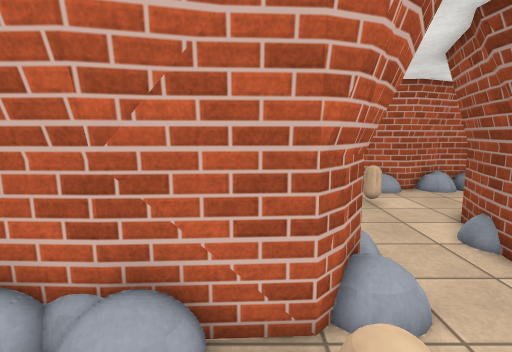
[1] (above)

15 first-person views from a walk through a Unity game level. The camera is 1.5 m above the floor, tilts 8° down and sees 80° across. The floor is counted in squares, 0.5 m on a side. Each view is taken from the middle of a square. On the plan, view 1 faces up. The plan holds only what a view shows up to about 20 squares ahead; the rest is blank. The place goes on beyond the plan. The player is left out. Door leaves are left out, so doorways stand open. Surface patterns are stand-ins for the level's own textures.

[2]
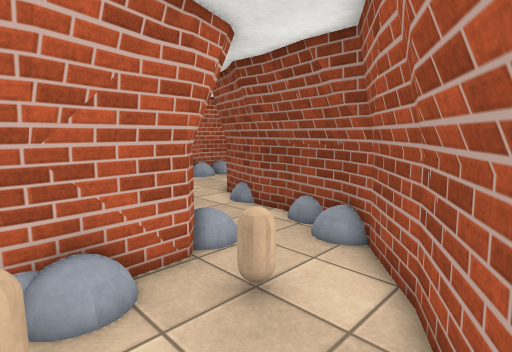

[3]
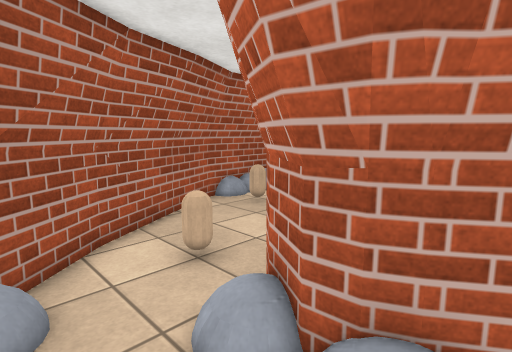

[4]
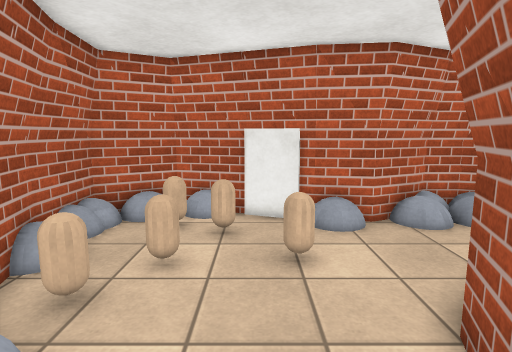

[5]
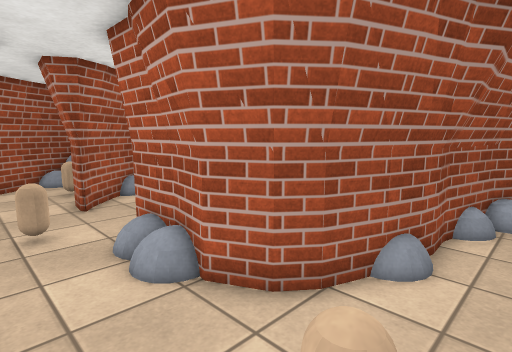

[6]
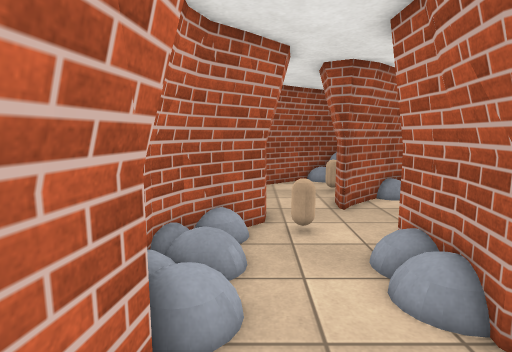

[7]
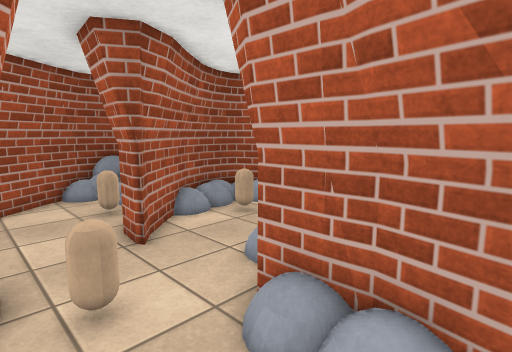

[8]
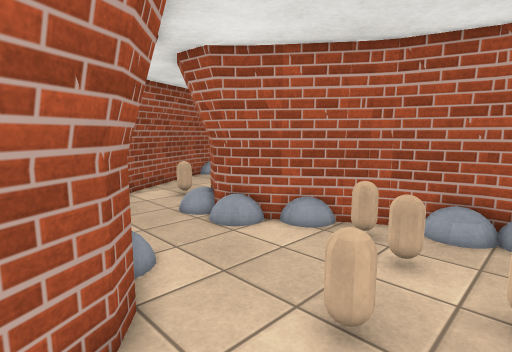

[9]
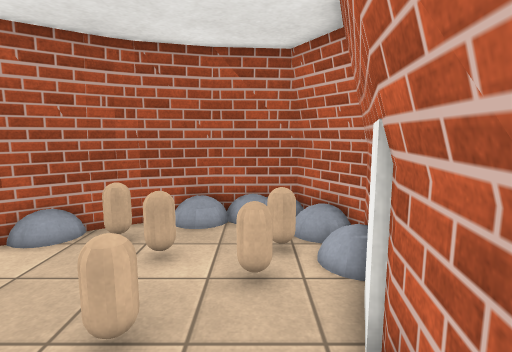

[10]
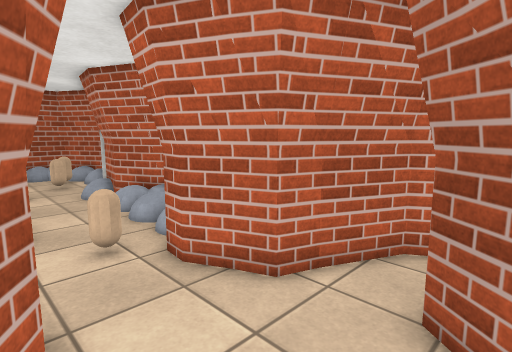

[11]
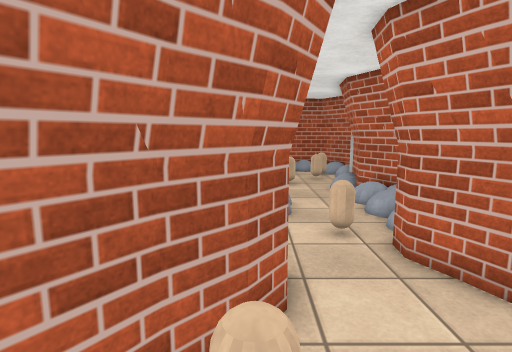

[12]
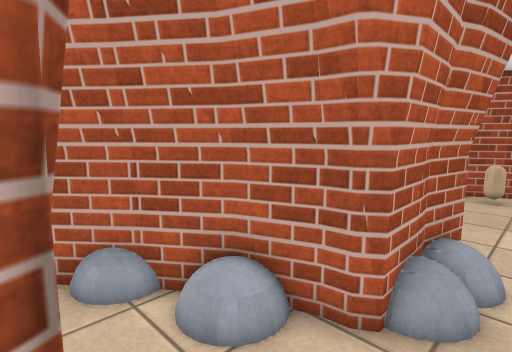

[13]
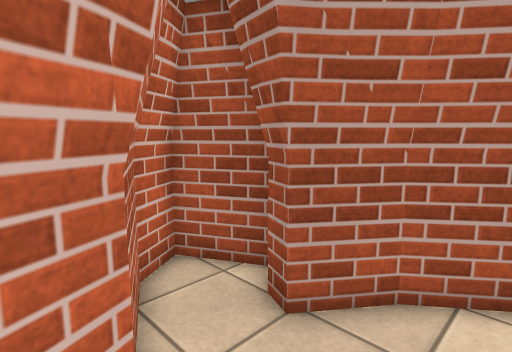

[14]
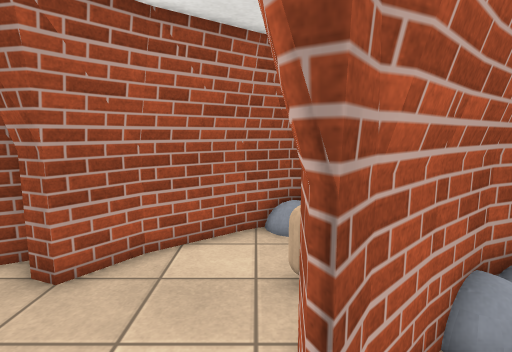

[15]
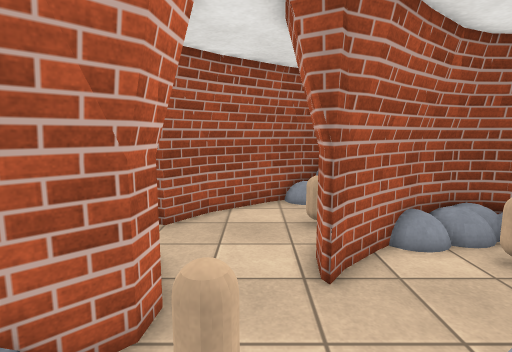

### Floor plan
Key: @ floor where view 1 was taken; # wall or solid block; . main floor; : floor 0.25 m higher than the main floor; = window, fence, low wall or low ledge; C capsule.
Columns run from 6 left of view 1 to 24 right of it. Each row starts with its distance up from view 1.
 19                          ###
 18                          #.#
 17      ########           ##.#
 16      #.CC..##########   #..#
 15      #.C.C..........#####..###
 14      #..............C #......#
 13      #..C..C........C........##
 12      #..C......##::....##.....#
 11      #CC.....#######...###CC..#
 10      ##......#     # ...####  =
  9       ##....##     ##....##   #
  8        ##...#       ##...##
  7         #...#        #.CC:#
  6         #...#        ##   #
  5        ##...#
  4     #### ..##
  3    # ......##
  2    C...C.. #
  1    .......##
  0   ....@.###
 -1  CC...###
 -2  CC.###
 -3 ######

Where each view was taken, in squares from view 1:
view 1: 0 up, 0 right, facing up
view 2: 2 down, 3 left, facing up-right
view 3: 8 up, 5 right, facing down-left
view 4: 6 up, 4 right, facing up
view 5: 15 up, 4 right, facing down-right
view 6: 15 up, 5 right, facing right
view 7: 15 up, 9 right, facing down-right
view 8: 15 up, 9 right, facing down-left
view 9: 15 up, 9 right, facing left
view 10: 11 up, 22 right, facing up-left
view 11: 11 up, 23 right, facing left
view 12: 13 up, 17 right, facing down-left
view 13: 13 up, 17 right, facing up-right
view 14: 12 up, 15 right, facing right
view 15: 13 up, 11 right, facing right
